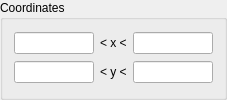
       <widget class="QGroupBox" name="coords_grp">
        <property name="title">
         <string>Coordinates</string>
        </property>
        <layout class="QGridLayout" name="gridLayout">
         <item row="0" column="2">
          <widget class="QLineEdit" name="xmax_le">
           <property name="sizePolicy">
            <sizepolicy hsizetype="Fixed" vsizetype="Fixed">
             <horstretch>0</horstretch>
             <verstretch>0</verstretch>
            </sizepolicy>
           </property>
           <property name="minimumSize">
            <size>
             <width>0</width>
             <height>0</height>
            </size>
           </property>
           <property name="maximumSize">
            <size>
             <width>80</width>
             <height>16777215</height>
            </size>
           </property>
           <property name="baseSize">
            <size>
             <width>0</width>
             <height>0</height>
            </size>
           </property>
          </widget>
         </item>
         <item row="0" column="1">
          <widget class="QLabel" name="coord_x_lbl">
           <property name="sizePolicy">
            <sizepolicy hsizetype="Fixed" vsizetype="Preferred">
             <horstretch>0</horstretch>
             <verstretch>0</verstretch>
            </sizepolicy>
           </property>
           <property name="text">
            <string>&lt; x &lt;</string>
           </property>
          </widget>
         </item>
         <item row="0" column="0">
          <widget class="QLineEdit" name="xmin_le">
           <property name="sizePolicy">
            <sizepolicy hsizetype="Fixed" vsizetype="Fixed">
             <horstretch>0</horstretch>
             <verstretch>0</verstretch>
            </sizepolicy>
           </property>
           <property name="minimumSize">
            <size>
             <width>0</width>
             <height>0</height>
            </size>
           </property>
           <property name="maximumSize">
            <size>
             <width>80</width>
             <height>16777215</height>
            </size>
           </property>
           <property name="baseSize">
            <size>
             <width>0</width>
             <height>0</height>
            </size>
           </property>
          </widget>
         </item>
         <item row="1" column="0">
          <widget class="QLineEdit" name="ymin_le">
           <property name="sizePolicy">
            <sizepolicy hsizetype="Fixed" vsizetype="Fixed">
             <horstretch>0</horstretch>
             <verstretch>0</verstretch>
            </sizepolicy>
           </property>
           <property name="minimumSize">
            <size>
             <width>0</width>
             <height>0</height>
            </size>
           </property>
           <property name="maximumSize">
            <size>
             <width>80</width>
             <height>16777215</height>
            </size>
           </property>
           <property name="baseSize">
            <size>
             <width>0</width>
             <height>0</height>
            </size>
           </property>
          </widget>
         </item>
         <item row="1" column="1">
          <widget class="QLabel" name="coord_y_lbl">
           <property name="sizePolicy">
            <sizepolicy hsizetype="Fixed" vsizetype="Preferred">
             <horstretch>0</horstretch>
             <verstretch>0</verstretch>
            </sizepolicy>
           </property>
           <property name="text">
            <string>&lt; y &lt;</string>
           </property>
          </widget>
         </item>
         <item row="1" column="2">
          <widget class="QLineEdit" name="ymax_le">
           <property name="sizePolicy">
            <sizepolicy hsizetype="Fixed" vsizetype="Fixed">
             <horstretch>0</horstretch>
             <verstretch>0</verstretch>
            </sizepolicy>
           </property>
           <property name="minimumSize">
            <size>
             <width>0</width>
             <height>0</height>
            </size>
           </property>
           <property name="maximumSize">
            <size>
             <width>80</width>
             <height>16777215</height>
            </size>
           </property>
           <property name="baseSize">
            <size>
             <width>0</width>
             <height>0</height>
            </size>
           </property>
          </widget>
         </item>
        </layout>
       </widget>
